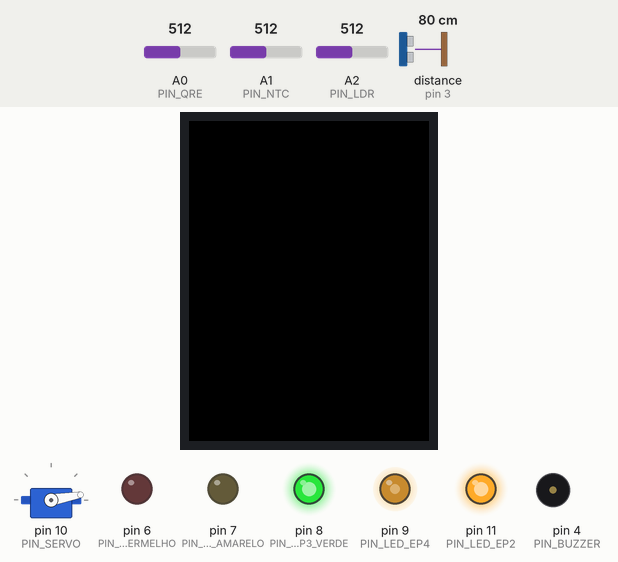
Recording of a sketch running on a simulated Arduino Mega 2560, built with avr-gcc and run on an emulated ATmega2560. Parts: servo, 240×320 colour display, output pins drawn as LEDs (lit = HIGH), buzzer (waves = sounding). Wiring (inferred from the names in the program): ultrasonic range finder: trigger pin 2; echo pin 3. Inputs (shaded band) come from the test bench; at power-on: distance to the obstacle (sensor on pin 3) 80 cm, A1 (PIN_NTC) = 512, A2 (PIN_LDR) = 512, A0 (PIN_QRE) = 512. The echo pulse lasts 58.3 µs per cm; pins used as bus, display or sensor lines are not drawn; what the sketch prints to the serial monitor is not drawn.

Above: at 8.2 s.
8.3 s: distance to the obstacle (sensor on pin 3) set to 64 cm
11.8 s: distance to the obstacle (sensor on pin 3) set to 57 cm
At 14.0 s:
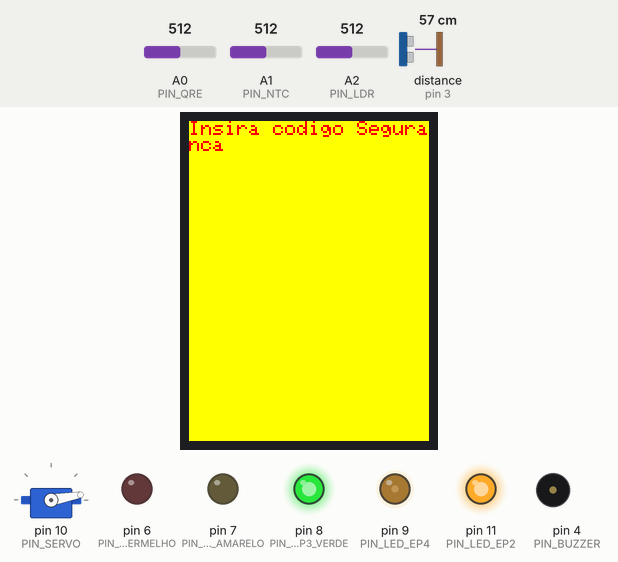
14.3 s: A1 (PIN_NTC) set to 674
16.1 s: A1 (PIN_NTC) set to 696
At 16.6 s:
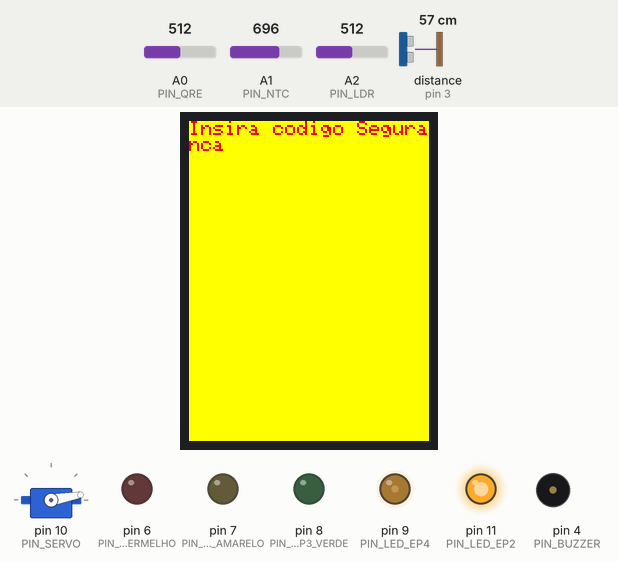
17.6 s: A2 (PIN_LDR) set to 716
At 19.5 s:
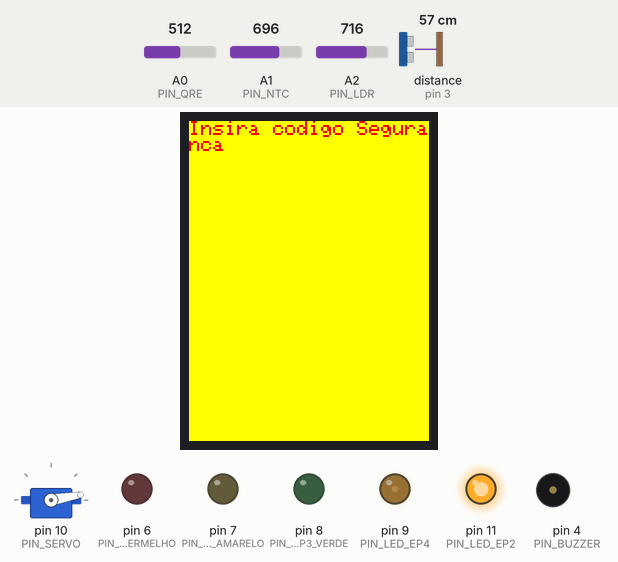
19.8 s: A2 (PIN_LDR) set to 1010
At 24.5 s:
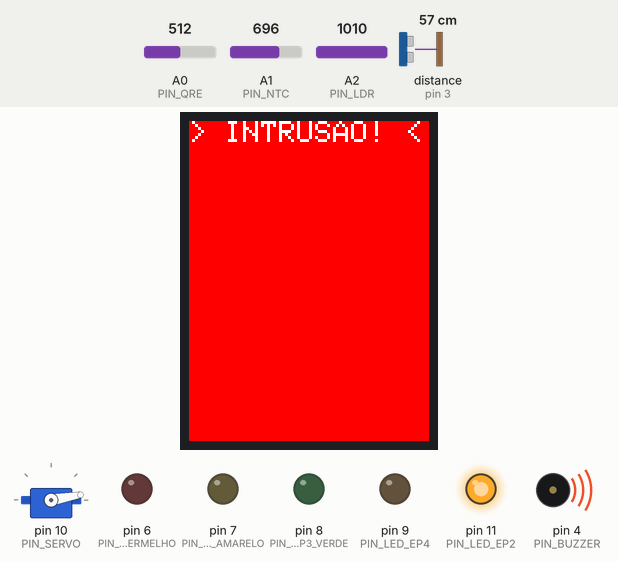
Timing chart, 0 to 25.2 s (numbered marks = the images above; inputs shaded):
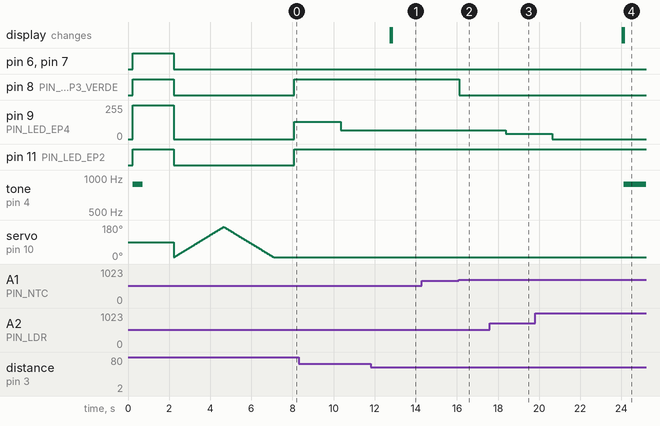

The sketch:

PL_PL02_G08.ino
```cpp
/**
 * @file PL_PL02_G08.ino
 * @brief SMART HOME - 5 EPs
 * @date 10/01/2018
 * @authors Afonso Santos (nr. 2130653) & Natanael Godinho (nr. 2110634) - Grupo 8
 * @state OK
 */
// Bibliotecas extra usadas
#include <SPI.h>
#include <Adafruit_GFX.h>
#include <Adafruit_ILI9341.h>
#include <Servo.h>

// LCD: definir os terminais de DC e CS
#define TFT_DC 49
#define TFT_CS 53

// Atribuição dos pinos do Arduino
const int PIN_QRE = A0;
const int PIN_NTC = A1;
const int PIN_LDR = A2;
const int PIN_TRIG = 2;
const int PIN_ECHO = 3;
const int PIN_BUZZER = 4;
const int PIN_LED_EP2 = 11;
const int PIN_LED_EP3_VERMELHO = 6;   // Vermelho
const int PIN_LED_EP3_AMARELO = 7;    // amarelo
const int PIN_LED_EP3_VERDE = 8;      // Verde
const int PIN_LED_EP4 = 9;            // Verde, Pin com PWM (IMPORTANTE)
const int PIN_SERVO = 10;

// Declaração de valores pré-definidos no enunciado e/ou váriáveis globais
// ---------------------- EP 1 ----------------------
const int FREQ_BUZZER = 880;            // Frequência [Hz]
const float DIST_MIN_ALARM = 61.0;      // Distância mínima [Centímetros]
const int DELTA_T2 = 10000;             // 10 s para acionar o alarme [Segundos]
const float VEL_ULTRASSONS_AR = 58.31;  // Velocidade de propagação dos ultrassons no ar = 343 m/s
                                        // Formula Utilizada D[cm] = deltaT / 58,31 [cms/Microsegundos]

const int DELTA_T1 = 1000;              // Tempo entre medições de distância [Milisegundos]
unsigned long tRef1 = 0;                // Varíavel para guardar tempo de referência entre medições de distância
unsigned long tRef2 = 0;                // Varíavel para guardar tempo de referência de contagem dos 10 s
float instanteAtual = 0.0;    // Varíavel para guardar o tempo decorrido deste o arranque do Arduino [Milisegundos]
int alarm = 0;       // Varíavel para indicar acionamento do alarme
int intrusao = 0;    // Varíavel para escrever 1 única vez no ecrã
int SECRET = 1234;   // Código do Alarme
// ---------------------- EP 2 ----------------------
const int V_MIN_QRE = 400;          // Valor mínimo definido para identificação de reflexão
const int V_MAX_QRE = 850;          // Valor máximo definido para identificação de reflexão
int contagem = 0;       // Contador de ocorrências
int isLocked = 0;       // Varíavel para garantir 1 única ocorrência de cada vez que faz 1 leitura dentro do intervalo definido
// ---------------------- EP 3 ----------------------
const int R1 = 3600;            // Resistência a associar à NTC
const int VIN = 5;
const float T0 = 298.15;        // Valor de 25 ºC em Kelvin
const int BETA = 4090;          // Parâmetro do sensor de temperatura NTC
const int R0 = 3300;            // Parâmetro do sensor de temperatura NTC
const float KELVIN = 273.15;    // Valor para converter para Graus
const int TREF1 = 15;           // Temperatura mín. de referência
const int TREF2 = 28;           // Temperatura média de referência
const int TREF3 = 30;           // Temperatura máx. de referência

const float GANHO_NTC = 1.66;   // Valor do ganho calculado
const float TMPOSC = 0.5;       // Valor de variação de temperatura para impressão de temperatura no monitor série
float tNTCp = 0.0;              // Variável para impressão de temperatura no monitor série
// ---------------------- EP 4 ----------------------
const int MIN_PERC_BRILHO = 0;        // Brilho mín., quando "luz ambiente normal"
const int MAX_PERC_BRILHO = 255;      // Brilho máx., quando "ausência de luz"
const int MAX_BRILHO_MADRUGADA = 128;     // Metade do brilho máximo = 127.5
const int DELTA_T4 = 10000;               // 10 s para simular as 04:00h da madrugada [Milissegundos]

const int VALOR_MIN_LUZ = 50;        // Valor mín. de voltagem (LDR sem receber luz)
const int VALOR_MAX_LUZ = 1000;      // Valor máx. de voltagem (LDR a receber muita luz)
unsigned long instanteAtual_Ep45 = 0;   // Variável para guardar o tempo decorrido desde o arranque do Arduino [Milisegundos]
// ---------------------- EP 5 ----------------------
const int ANG_ESTORES_ABERTOS = 30;         // Ângulo para estores abertos
const int ANG_ESTORES_INT = 75;             // Ângulo para estores em posição intermédia
const int ANG_ESTORES_FECHADOS = 120;       // Ângulo para estores fechados
const float T_LIMIAR_1 = 26.0;              // Temperatura considerada como Frio
const float T_LIMIAR_2 = 28.0;              // Temperatura considerada como Calor

const int T_LIMIAR_LUZ = 700;         // Valor para incidência de luz solar
const int MIN_ANG_SERVO = 10;         // Definição do ângulo mín. a enviar para o Servo, por segurança
const int MAX_ANG_SERVO = 170;        // Definição do ângulo máx. a enviar para o Servo, por segurança
int posServo = 0;                     // Variável que guarda a posição do Servo [Graus]
const int DELTA_T5 = 2000;
unsigned long tRef5 = 0;

// Criar um objeto tft com indicacao dos terminais DC e CS; objeto para controlar o Servomotor
Adafruit_ILI9341 tft = Adafruit_ILI9341(TFT_CS, TFT_DC);
Servo myservo;

// Declaração de funções
void funcEp1();
void funcEp2();
float funcaoEp3();
int funcaoEp4(int maxBrilho);
void funcaoEp5(float temp_Ep3, float voltageLDR_Ep4);

void setup() {
  Serial.begin (9600);

  pinMode(PIN_ECHO, INPUT);
  pinMode(PIN_TRIG, OUTPUT);
  pinMode(PIN_LED_EP2, OUTPUT);
  pinMode(PIN_LED_EP3_VERDE, OUTPUT);
  pinMode(PIN_LED_EP3_AMARELO, OUTPUT);
  pinMode(PIN_LED_EP3_VERMELHO, OUTPUT);
  pinMode(PIN_LED_EP4, OUTPUT);
  myservo.attach(PIN_SERVO);

  tft.begin();    // inicializar o tft
  tft.fillScreen(ILI9341_BLACK);    // colocar fundo a preto
  tft.setRotation(2);               // definir orientacao da escrita

  digitalWrite(PIN_TRIG, LOW);  // Ao inicializar o sistema o pin Trig deve estar em modo LOW
  delayMicroseconds(2);

  digitalWrite(PIN_LED_EP2, HIGH);
  digitalWrite(PIN_LED_EP3_VERDE, HIGH);
  digitalWrite(PIN_LED_EP3_AMARELO, HIGH);
  digitalWrite(PIN_LED_EP3_VERMELHO, HIGH);
  digitalWrite(PIN_LED_EP4, HIGH);

  tone(PIN_BUZZER, FREQ_BUZZER, 500);
  delay(500);                       // Acionar o buzzer por 0.5 s inicialmente
  noTone(PIN_BUZZER);

  delay(1500);                      // Para completar os 2 s em que o LED do EP2 deve estar ligado no arranque
  digitalWrite(PIN_LED_EP2, LOW);
  digitalWrite(PIN_LED_EP3_VERDE, LOW);
  digitalWrite(PIN_LED_EP3_AMARELO, LOW);
  digitalWrite(PIN_LED_EP3_VERMELHO, LOW);
  digitalWrite(PIN_LED_EP4, LOW);

  // Ativação do Servo no arranque do sistema
  for (posServo = MIN_ANG_SERVO; posServo <= MAX_ANG_SERVO; posServo += 1) {
    myservo.write(posServo);
    delay(15);
  }
  for (posServo = MAX_ANG_SERVO; posServo >= MIN_ANG_SERVO; posServo -= 1) {
    myservo.write(posServo);
    delay(15);
  }
}

void loop() {
  float temp_Ep3 = 0.0;
  int sensorValueLDR_Ep4 = 0;

  funcEp1();        // Função com funcionalidades do EP1
  funcEp2();        // Função com funcionalidades do EP2

  instanteAtual_Ep45 = millis();       // Contar milisegundos desde o arranque do sistema

  temp_Ep3 = funcaoEp3();        // Função com funcionalidades do EP3

  if (instanteAtual_Ep45 >= DELTA_T4) {
    // Já passaram os 10 s desde o arranque do programa, significa que já é 'madrugada'
      /*Serial.println(">>> Passaram 10 s desde arranque. Madrugada!! <<<");
      Serial.println(" ");*/
    sensorValueLDR_Ep4 = funcaoEp4(MAX_BRILHO_MADRUGADA);         // Função com funcionalidades do EP4
  } else {
    sensorValueLDR_Ep4 = funcaoEp4(MAX_PERC_BRILHO);
  }

  if ((instanteAtual_Ep45 - tRef5) >= DELTA_T5) {
    // Já passaram 2 s desde a última atuação do motor dos estores
      /*Serial.println(">>> Passaram 2 s <<<");
      Serial.println(" ");*/
    funcaoEp5(temp_Ep3, sensorValueLDR_Ep4);     // Função com funcionalidades do EP5
    tRef5 = instanteAtual_Ep45;
  }

  // Para garantir bom funcionamento do sensor ultrasons
  delay(100);
}

// **************************** Funções para as funcionalidades ****************************
/**
 * @brief Lê valores de distância do sensor de ultrassons. Se detetar 1 objeto e ninguém inserir um código válido, ativar alarme
 * @params -
 * @return -
 */
void funcEp1() {
  float distance = 0.0;
  long duration = 0;      // Registar a duração do pulso do echo [Microsegundos]
  int secret = 0;

  instanteAtual = millis();       // Contar milisegundos desde o arranque do sistema

  digitalWrite(PIN_TRIG, HIGH);     // Tratar dos Pinos do sensor Ultrasons
  delayMicroseconds(10);
  digitalWrite(PIN_TRIG, LOW);

  if ((instanteAtual - tRef1) >= DELTA_T1 ) {        // Ler distancia a cada segundo
    duration = pulseIn(PIN_ECHO, HIGH);
    distance = ((float)duration / VEL_ULTRASSONS_AR);

    if (alarm == 0 && distance < DIST_MIN_ALARM) {
      Serial.print(distance);     // degug
      Serial.println(" cm");      // degug
      Serial.println("Insira codigo de Seguranca ");
      tRef1 = instanteAtual;
      tRef2 = instanteAtual;
      alarm = 1;
      intrusao = 0;         // Escrever para o ecrã 1 única vez
      tft.fillScreen(ILI9341_YELLOW);
      tft.setCursor(0, 0);
      tft.setTextColor(ILI9341_RED);
      tft.setTextSize(2);
      tft.println("Insira codigo Seguranca ");
    }
  }

  secret = Serial.parseInt();       // Receber texto enviado pela consola da porta série
  if (alarm == 1 && SECRET == secret ){
    noTone(PIN_BUZZER);
    alarm = 0;
    tft.fillScreen(ILI9341_GREEN);      // Escrever para o ecrã
    tft.setCursor(0, 0);
    tft.setTextColor(ILI9341_BLACK);
    tft.setTextSize(2);
    tft.println("OK");
  }

  if (alarm == 1 && (instanteAtual - tRef2) >= DELTA_T2) {
    if (intrusao == 0) {
      tft.setCursor(0, 0);        // Escrever para o ecrã
      tft.fillScreen(ILI9341_RED);
      tft.setTextColor(ILI9341_WHITE);
      tft.setTextSize(3);
      tft.println("> INTRUSAO! <");

      Serial.println(">>>>>>>>> INTRUSÃO! <<<<<<<<<");
      intrusao = 1;
    }
    tone(PIN_BUZZER, FREQ_BUZZER, 0);       // 0, tocar indefinidamente
  }
}

/**
 * @brief Lê valores lidos pelo QRE. Identifica se existiu algum contato (passagem de animal)
 * @params -
 * @return -
 */
void funcEp2 () {
  int sensorValue = 0;

  sensorValue = analogRead(PIN_QRE);        // Ler valor do Sensor
  //Serial.println(sensorValue);
  //Serial.print("Num. Ocorrencias ");
  //Serial.println(contagem);

  if (sensorValue > V_MIN_QRE && sensorValue < V_MAX_QRE) {
    if (isLocked == 0) {
      contagem = contagem + 1;
      isLocked = 1;
    }
  } else {
    isLocked = 0;
  }

  // Se o resto da divisão for zero, LED é apagado
  if ((contagem & 1) == 0) {
    digitalWrite(PIN_LED_EP2, LOW);        // Por o LED a Low
  } else {
    digitalWrite(PIN_LED_EP2, HIGH);       // Por o LED a High
  }
}

/**
 * @brief Lê a temperatura ambiente e devolve à função 'loop()'
 * @params -
 * @return Valor da temperatura (float)
 */
float funcaoEp3() {
  int sensorValueNTC = 0;
  float voltageNTC = 0.0;
  float rNTC = 0.0;
  float tNTC = 0.0;

  // Leitura do Vout do NTC (V_NTC)
  sensorValueNTC = analogRead(PIN_NTC);

  // Converter leitura analógica para voltagem
  voltageNTC = sensorValueNTC * (5.0 / 1023.0);
  //Serial.println(voltage);

  // Calcular rNTC
  rNTC = ((R1 * 5) / (voltageNTC / GANHO_NTC)) - R1;
  // Calcular temperatura [Graus]
  tNTC = 1.0 / ((1.0 / T0) + ((1.0 / BETA) * log(rNTC / R0))) - KELVIN;

  // Imprimir temperatura se existir alteração de 0,5 graus
  if (tNTC > (tNTCp + TMPOSC) || tNTC < (tNTCp - TMPOSC) ){
    tNTCp = tNTC;
    Serial.print("Temperatura: ");
    Serial.print(tNTCp);
    Serial.println(" [ºC]");
  }

  if (tNTC <= TREF1) {                      // Temp. <= 15 ºC
    digitalWrite(PIN_LED_EP3_VERDE, HIGH);  // LED - Verde
  } else {
    digitalWrite(PIN_LED_EP3_VERDE, LOW);
  }
  if (tNTC > TREF2 && tNTC <= TREF3) {          // Temp. > 28 ºC e <= 30 ºC
    digitalWrite(PIN_LED_EP3_AMARELO, HIGH);    // LED - Amarelo
  } else {
    digitalWrite(PIN_LED_EP3_AMARELO, LOW);
  }
  if (tNTC > TREF3) {                           // Temp. > 30 ºC
    digitalWrite(PIN_LED_EP3_VERMELHO, HIGH);   // LED - Vermelho
  } else {
    digitalWrite(PIN_LED_EP3_VERMELHO, LOW);
  }

  return tNTC;      // Devolve valor ao 'loop()'
}

/**
 * @brief Recebe o brilho máximo, lê a luminosidade existente, atua sobre o sistema de iluminação e devolve o valor à função 'loop()'
 * @params Valor máximo do brilho (int)
 * @return Valor da luminosidade (int)
 */
int funcaoEp4(int maxBrilho) {
  int sensorValueLDR = 0;
  int declive = 0;
  int maxBrilhoEntradaFuncao = 0;
  int brilhoLED = 0;

  maxBrilhoEntradaFuncao = maxBrilho;

  sensorValueLDR = analogRead(PIN_LDR);
  //Serial.print("sensorValueLDR: ");
  //Serial.println(sensorValueLDR);

  // brilhoLED = map(x_IN, x0, x1, y0, y1)
  // Cálculo do brilho do LED, de forma linear, mediante o valor de luminosidade existente
  brilhoLED = map(sensorValueLDR, VALOR_MIN_LUZ, VALOR_MAX_LUZ, maxBrilhoEntradaFuncao, MIN_PERC_BRILHO);
  // Evitar valores fora do limite do brilho pedido
  brilhoLED = constrain(brilhoLED, MIN_PERC_BRILHO, maxBrilhoEntradaFuncao);

  analogWrite(PIN_LED_EP4, brilhoLED);    // Escrita para o LED do valor do brilho (com PWM)
  delay(30);                     // Espera de 30 ms para se ver o efeito da alteração do brilho do LED [Milisegundos]
  //Serial.print("brilhoLED: ");
  //Serial.println(brilhoLED);

  return sensorValueLDR;      // Devolve valor ao 'loop()'
}

/**
 * @brief Recebe a temperatura e a luminosidade da casa e altera a posição dos estores
 * @params Temperatura (float), Voltagem da LRD (int)
 * @return -
 */
void funcaoEp5(float temp_Ep3, int voltageLDR_Ep4) {
  float temp_Entrada = 0.0;
  int voltageLDR_Entrada = 0;

  temp_Entrada = temp_Ep3;
  voltageLDR_Entrada = voltageLDR_Ep4;

  // Situações possíveis para alteração da posição dos estores
  if ((temp_Entrada < T_LIMIAR_1) && (voltageLDR_Entrada > T_LIMIAR_LUZ))  {    // Frio
    myservo.write(ANG_ESTORES_ABERTOS);           // Ângulo 30º - Estores abertos
    //Serial.println("Cond. 1 - ESTORES ABERTOS");
    //Serial.println(" ");
    delay(15);
  }
  else if ((temp_Entrada > T_LIMIAR_2) && (voltageLDR_Entrada > T_LIMIAR_LUZ)) {    // Calor
    myservo.write(ANG_ESTORES_FECHADOS);          // Ângulo 120º - Estores fechados
    //Serial.println("Cond. 2 - ESTORES FECHADOS");
    //Serial.println(" ");
    delay(15);
  }
  else {              // Se temperatura estiver entre mín. e máx., ou igual aos limites. Luz é indiferente
    myservo.write(ANG_ESTORES_INT);                  // Ângulo 75º - Estores em posição intermédia
    //Serial.println("Cond. 3 - Estores em posição intermédia");
    //Serial.println(" ");
    delay(15);
  }

  // Nota: em ambiente real, verificação poderia ser a cada 15 minutos, estamos a usar 2 s
}
```

Measured:
- the behaviour switches between 62 and 61 cm on distance to the obstacle (sensor on pin 3) (found by bisection; images 0 and 1)
- the behaviour switches between 685 and 686 on A1 (PIN_NTC) (found by bisection; images 1 and 2)
- after the input at 11.8 s, the display: first changes after 0.96 s (image 1 shows a later state)
- after the input at 14.3 s, every drawn part: stays the same
- after the input at 16.1 s, pin 8 (PIN_LED_EP3_VERDE): HIGH → LOW at once
- after the input at 17.6 s, pin 9 (PIN_LED_EP4): 66/255 → 39/255 after 0.78 s
- after the input at 19.8 s, pin 9 (PIN_LED_EP4): 39/255 → 0/255 after 0.85 s
